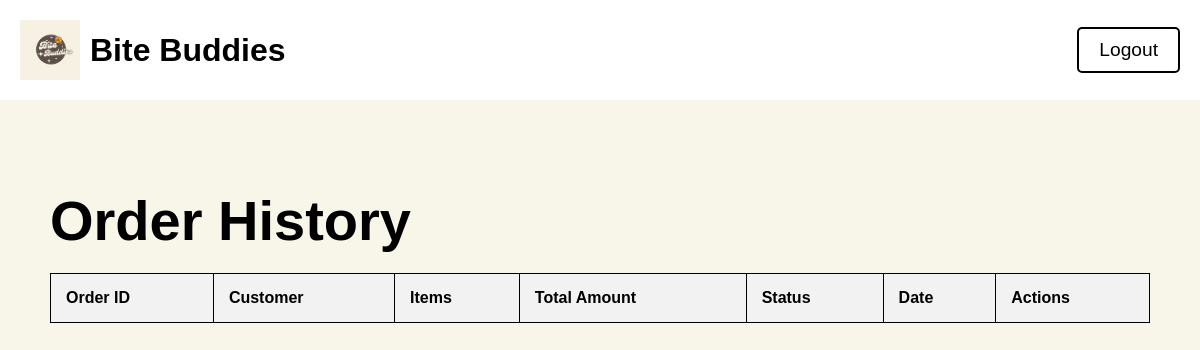
/partner/orders (signed in), run on an earlier commit of the app's database.
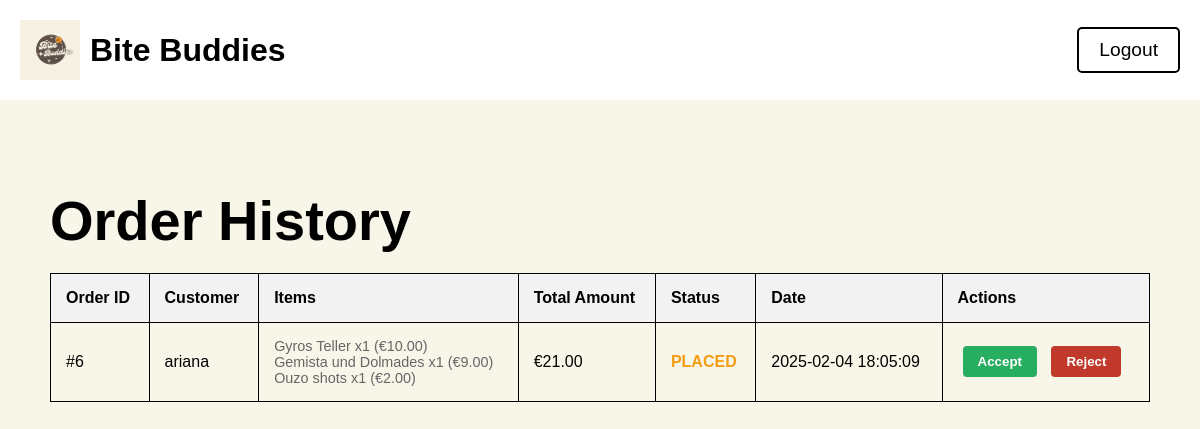
And on a later commit of the database.
### tables this page shows
CREATE TABLE orders (
            id INTEGER PRIMARY KEY AUTOINCREMENT,
            user_id INTEGER NOT NULL,
            restaurant_id INTEGER NOT NULL,
            total_amount REAL NOT NULL,
            status TEXT NOT NULL CHECK(status IN ('placed', 'confirmed', 'rejected')) DEFAULT 'placed',
            created_at TIMESTAMP DEFAULT CURRENT_TIMESTAMP,
            FOREIGN KEY (user_id) REFERENCES users (id),
            FOREIGN KEY (restaurant_id) REFERENCES restaurants (id)
        );

CREATE TABLE "users" (
	"id"	INTEGER,
	"username"	TEXT NOT NULL,
	"address"	TEXT NOT NULL,
	"email"	TEXT NOT NULL UNIQUE,
	"pincode"	TEXT NOT NULL,
	"password"	TEXT NOT NULL,
	"current_balance"	REAL NOT NULL DEFAULT 100,
	PRIMARY KEY("id" AUTOINCREMENT)
);

CREATE TABLE order_items (
            id INTEGER PRIMARY KEY AUTOINCREMENT,
            order_id INTEGER NOT NULL,
            menu_item_id INTEGER NOT NULL,
            quantity INTEGER NOT NULL,
            price_at_time REAL NOT NULL,
            FOREIGN KEY (order_id) REFERENCES orders (id),
            FOREIGN KEY (menu_item_id) REFERENCES menu_items (id)
        );

CREATE TABLE menu_items (
    id INTEGER PRIMARY KEY AUTOINCREMENT,
    restaurant_id INTEGER NOT NULL,
    name TEXT NOT NULL,
    description TEXT,
    price REAL NOT NULL,
    photo_url TEXT,
    FOREIGN KEY (restaurant_id) REFERENCES restaurants (id)
);

### app.py (the view)
@app.route('/partner/orders')
def partner_orders():
    if 'user_id' not in session:
        return redirect(url_for('partner'))
    conn = get_db_connection()
    try:
        orders = conn.execute('''
            SELECT
                o.id,
                o.total_amount,
                o.status,
                o.created_at,
                u.username,
                u.id as user_id
            FROM orders o
            JOIN users u ON o.user_id = u.id
            WHERE o.restaurant_id = ?
            ORDER BY
                CASE
                    WHEN o.status = 'placed' THEN 1
                    WHEN o.status = 'confirmed' THEN 2
                    WHEN o.status = 'rejected' THEN 3
                END,
                o.created_at DESC
        ''', (session['user_id'],)).fetchall()
        orders_with_items = []
        for order in orders:
            order_dict = dict(order)
            items = conn.execute('''
                SELECT
                    oi.quantity,
                    oi.price_at_time,
                    mi.name
                FROM order_items oi
                JOIN menu_items mi ON oi.menu_item_id = mi.id
                WHERE oi.order_id = ?
            ''', (order['id'],)).fetchall()
            items_list = []
            for item in items:
                items_list.append({
                    'name': item['name'],
                    'quantity': item['quantity'],
                    'price': item['price_at_time']
                })
            order_dict['items'] = items_list
            orders_with_items.append(order_dict)
    except sqlite3.Error as e:
        print(f"Database error: {str(e)}")
        flash("An error occurred while fetching orders.")
        orders_with_items = []
    finally:
        conn.close()
    return render_template('OrderHistory.html', orders=orders_with_items)

### app.py (called while the page is built)
def get_db_connection():
    conn = sqlite3.connect('database/database.db')
    conn.row_factory = sqlite3.Row
    return conn

### templates/OrderHistory.html (shortened to what this page needs)
<!DOCTYPE html>
<html lang="en">
<head>
</head>
<body>
    <header>
        <div class="logo">
            <img src="{{ url_for('static', filename='logo-placeholder.png') }}" alt="Bite Buddies Logo">
            Bite Buddies
        </div>
        <nav>
            <a class="logout" href="{{ url_for('logout') }}">Logout</a>
        </nav>
    </header>
    <main>
        <h1>Order History</h1>
        <table>
            <tr>
                <th>Order ID</th>
                <th>Customer</th>
                <th>Items</th>
                <th>Total Amount</th>
                <th>Status</th>
                <th>Date</th>
                <th>Actions</th>
            </tr>
            {% for order in orders %}
        <tr>
            <td>#{{ order['id'] }}</td>
            <td>{{ order['username'] }}</td>
            <td>
                <div class="order-items">
                {% for item in order['items'] %}
                    {{ item['name'] }} x{{ item['quantity'] }} (€{{ "%.2f"|format(item['price']) }})<br>
                {% endfor %}
                </div>
            </td>
            <td>€{{ "%.2f"|format(order['total_amount']) }}</td>
            <td class="status-{{ order['status'] }}">{{ order['status'].upper() }}</td>
            <td>{{ order['created_at'] }}</td>
            <td>
                {% if order['status'] == 'placed' %}
                <button class="action-button accept-btn" onclick="updateOrderStatus({{ order['id'] }}, 'confirmed', this)">Accept</button>
                <button class="action-button reject-btn" onclick="updateOrderStatus({{ order['id'] }}, 'rejected', this)">Reject</button>
                {% else %}
                -
                {% endif %}
            </td>
        </tr>
        {% endfor %}
        </table>
    </main>
</body>
</html>

What changed in the data, as far as the page shows it:
added orders: id "6", username "ariana", total_amount "21.00", status "PLACED", created_at "2025-02-04 18:05:09"
added order_items: name "Gyros Teller", quantity "1", price "10.00"
added order_items: name "Gemista und Dolmades", quantity "1", price "9.00"
added order_items: name "Ouzo shots", quantity "1", price "2.00"
